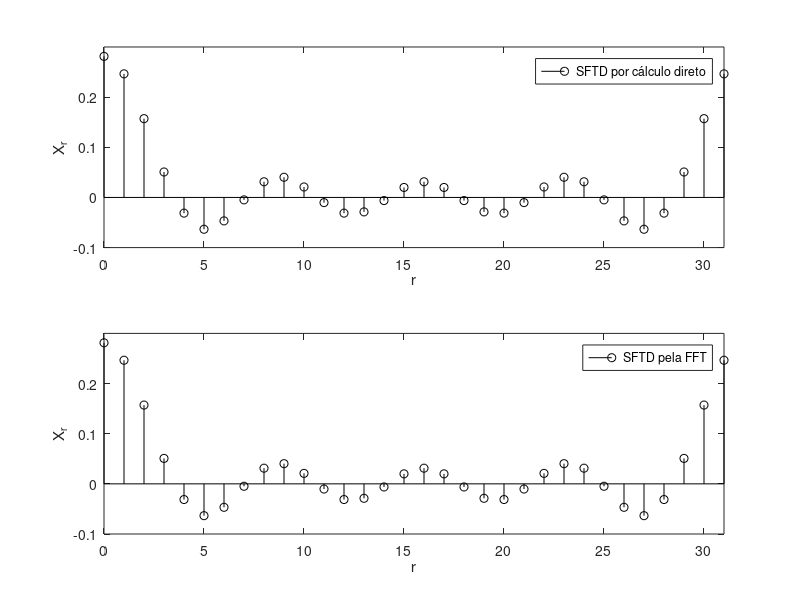

MATLAB code for this plot:
N_0 = 32; n = (0:N_0-1);
x_n = [ones(1,5) zeros(1,23) ones(1,4)];
for r=0:31,
  X_r(r+1) = sum(x_n.*exp(-j*r*2*pi/N_0*n))/N_0;
endfor

subplot(2,1,1); r = n; stem(r,real(X_r),'k');
xlabel('r'); ylabel('X_r'); axis([0 31 -.1 0.3]);
legend('SFTD por cálculo direto');

X_r = fft(x_n)/N_0;
subplot(2,1,2); stem(r,real(X_r),'k');
xlabel('r'); ylabel('X_r'); axis([0 31 -.1 0.3]);
legend('SFTD pela FFT');